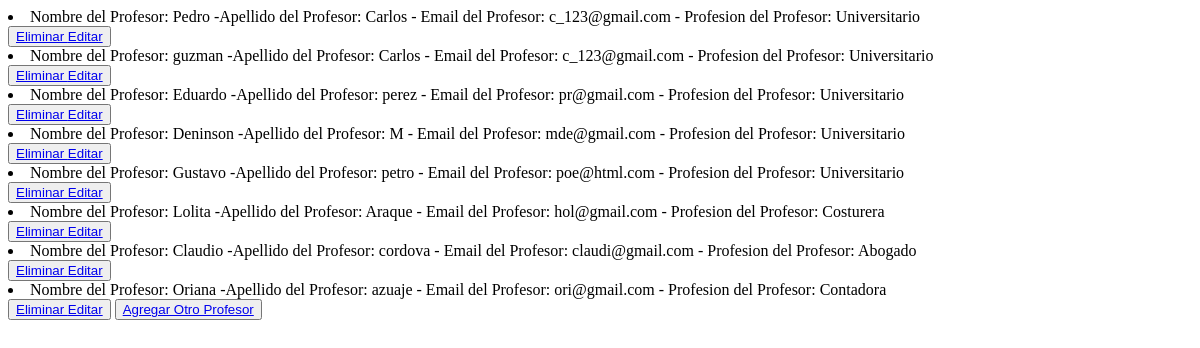
Page /appcoder/leerprofesores/ (signed in) on the earlier database version.
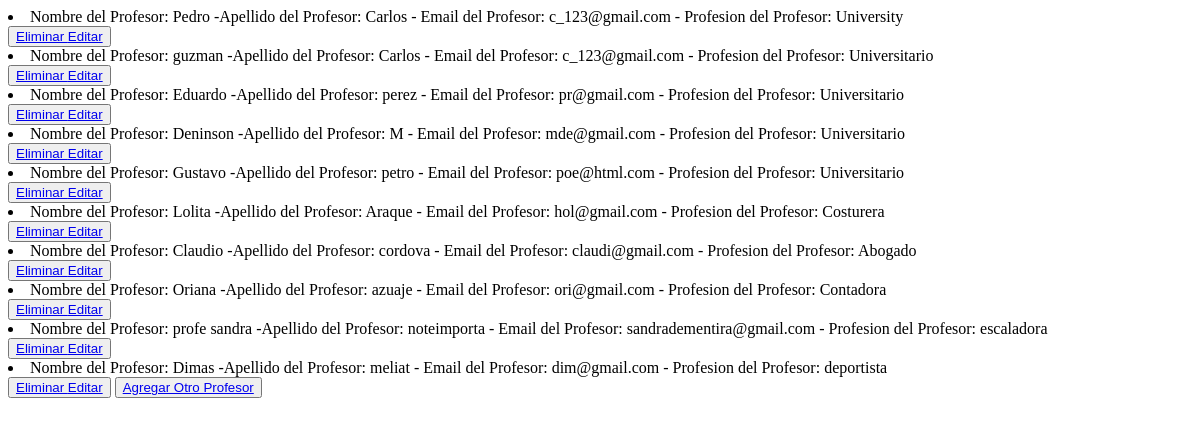
Same page on the later database version.
### appcoder/models.py (models this page shows)
class Profesor(models.Model):
    nombre = models.CharField(max_length=40)
    apellido = models.CharField(max_length=40)
    email = models.EmailField()
    profesion = models.CharField(max_length=40)
    def __str__(self):
        return f"Nombre del Profesor: {self.nombre} -Apellido del Profesor: {self.apellido} - Email del Profesor: {self.email} - Profesion del Profesor: {self.profesion} "

### appcoder/views.py (the view)
# urls.py: path("leerprofesores/", views.leerProfesores, name="LeerProfesores"),
@login_required
def leerProfesores(request):
    profesores = Profesor.objects.all()
    contexto = {"profesores":profesores}
    return render(request, "appcoder/leerprofesores.html", contexto)

### appcoder/templates/appcoder/leerprofesores.html (shortened to what this page needs)
<!DOCTYPE html>
<html lang="en">
<head>
</head>
<body>
    {% for p in profesores %}
        <li>{{p}}</li>
        <button>
        <a href= "{% url 'EliminarProfesores' p.nombre %}"> Eliminar </a>
        <a href= "{% url 'EditarProfesores' p.id %}"> Editar </a>
        </button>
    {% endfor %}
    <button>
    <a href= "{% url 'formularioprofesores'  %}"> Agregar Otro Profesor </a>
</button>
</body>
</html>

Differences in the rows shown:
changed Profesor: nombre+apellido+email "Nombre del Profesor: Pedro -Apellido del Profesor: Carlos - Email del Profesor: c_123@gmail.com - Profesion del Profesor: Universitario" → "Nombre del Profesor: Pedro -Apellido del Profesor: Carlos - Email del Profesor: c_123@gmail.com - Profesion del Profesor: University"
added Profesor: nombre+apellido+email "Nombre del Profesor: profe sandra -Apellido del Profesor: noteimporta - Email del Profesor: sandradementira@gmail.com - Profesion del Profesor: escaladora"
added Profesor: nombre+apellido+email "Nombre del Profesor: Dimas -Apellido del Profesor: meliat - Email del Profesor: dim@gmail.com - Profesion del Profesor: deportista"
